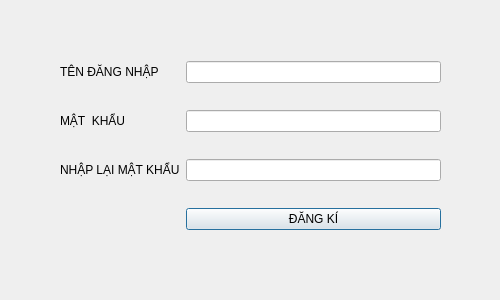
<?xml version="1.0" encoding="UTF-8"?>
<ui version="4.0">
 <class>Dialog</class>
 <widget class="QDialog" name="Dialog">
  <property name="windowModality">
   <enum>Qt::NonModal</enum>
  </property>
  <property name="enabled">
   <bool>true</bool>
  </property>
  <property name="geometry">
   <rect>
    <x>0</x>
    <y>0</y>
    <width>500</width>
    <height>300</height>
   </rect>
  </property>
  <property name="windowTitle">
   <string>ĐĂNG KÍ</string>
  </property>
  <property name="sizeGripEnabled">
   <bool>false</bool>
  </property>
  <property name="modal">
   <bool>false</bool>
  </property>
  <widget class="QWidget" name="">
   <property name="geometry">
    <rect>
     <x>60</x>
     <y>40</y>
     <width>381</width>
     <height>211</height>
    </rect>
   </property>
   <layout class="QGridLayout" name="gridLayout">
    <item row="2" column="0">
     <widget class="QLabel" name="label_3">
      <property name="text">
       <string>NHẬP LẠI MẬT KHẨU</string>
      </property>
     </widget>
    </item>
    <item row="0" column="1">
     <widget class="QLineEdit" name="lineEdit">
      <property name="enabled">
       <bool>true</bool>
      </property>
      <property name="echoMode">
       <enum>QLineEdit::Normal</enum>
      </property>
     </widget>
    </item>
    <item row="1" column="1">
     <widget class="QLineEdit" name="lineEdit_2">
      <property name="maxLength">
       <number>32770</number>
      </property>
      <property name="frame">
       <bool>true</bool>
      </property>
      <property name="echoMode">
       <enum>QLineEdit::Password</enum>
      </property>
      <property name="dragEnabled">
       <bool>false</bool>
      </property>
      <property name="readOnly">
       <bool>false</bool>
      </property>
      <property name="cursorMoveStyle">
       <enum>Qt::LogicalMoveStyle</enum>
      </property>
      <property name="clearButtonEnabled">
       <bool>false</bool>
      </property>
     </widget>
    </item>
    <item row="1" column="0">
     <widget class="QLabel" name="label_2">
      <property name="text">
       <string>MẬT  KHẨU</string>
      </property>
     </widget>
    </item>
    <item row="2" column="1">
     <widget class="QLineEdit" name="lineEdit_3">
      <property name="echoMode">
       <enum>QLineEdit::Password</enum>
      </property>
     </widget>
    </item>
    <item row="0" column="0">
     <widget class="QLabel" name="label">
      <property name="text">
       <string>TÊN ĐĂNG NHẬP</string>
      </property>
     </widget>
    </item>
    <item row="3" column="1">
     <widget class="QPushButton" name="pushButton_2">
      <property name="text">
       <string>ĐĂNG KÍ</string>
      </property>
     </widget>
    </item>
   </layout>
  </widget>
  <zorder>lineEdit_2</zorder>
  <zorder>lineEdit</zorder>
  <zorder>label_2</zorder>
  <zorder>label</zorder>
  <zorder>label_3</zorder>
  <zorder>lineEdit_3</zorder>
  <zorder>pushButton_2</zorder>
 </widget>
 <resources/>
 <connections/>
</ui>
